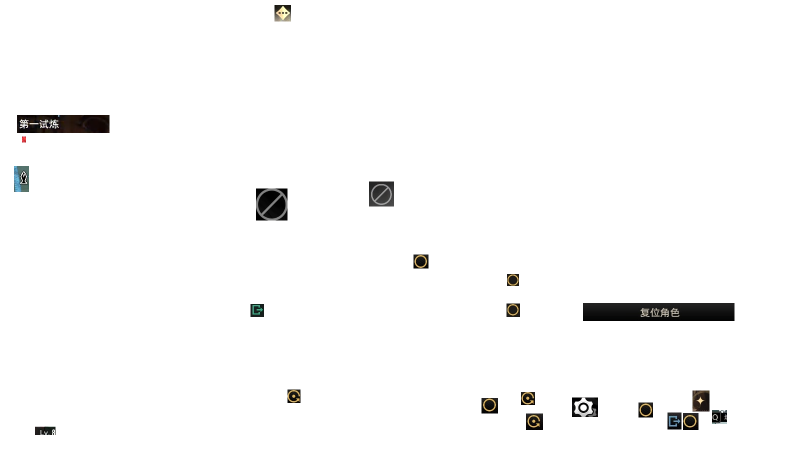
#> input picture assets/images/0.png, 1600 x 900 px (shown at 1/2 size)
$ python -i weapon_exp60_gate.py   (imports and definitions only)   (older library calls are emulated)
#> lines starting #> are read from the running program, lines starting #| are printed output that depends on the picture; after the words box and inside, x2 and y2 are one past the last pixel; in counts of white or black regions, pixels touching at a corner belong together
#> further down, picture is the input picture: shape (900, 1600, 3); mean B, G, R 249, 249.2, 249.3
"""Match doorway contours by position and direction, without color correlation."""
from dataclasses import dataclass
from pathlib import Path

import cv2
import numpy as np


GATE_TEMPLATE_PATH = Path(__file__).resolve().parents[2] / 'assets/checkpoints/weapon_exp60_gate.png'
GATE_TEMPLATE_RECT = (398, 82, 476, 282)
GATE_SEARCH_RECT = (240, 20, 880, 430)
GATE_THRESHOLD = 0.80
GATE_SCALES = tuple(0.8 + index * 0.05 for index in range(9))
GATE_UPPER_RECT = (0, 0, 78, 120)
GATE_INNER_RECT = (20, 25, 68, 165)
EDGE_TOLERANCE = 3
EDGE_DIRECTION_BINS = 4


@dataclass(frozen=True)
class GateMatch:
    score: float
    position: tuple[int, int] | None = None
    scale: float = 1.0
    upper_score: float = 0.0
    inner_score: float = 0.0

    @property
    def found(self):
        return self.score >= GATE_THRESHOLD


def contour_features(image):
    gray = cv2.cvtColor(image, cv2.COLOR_BGR2GRAY) if image.ndim == 3 else image
    gray = cv2.GaussianBlur(gray, (3, 3), 0)
    edges = cv2.Canny(gray, 40, 100) > 0
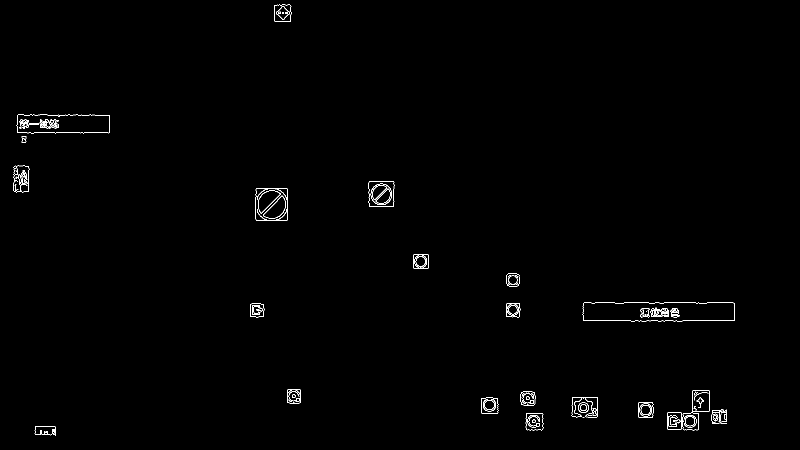
#> edges: shape (900, 1600) bool (shown at 1/2 size); 0.57% white in thin lines or dots, all inside (x1, y1, x2, y2) = (27, 9, 1469, 871)
    gradient_x = cv2.Sobel(gray, cv2.CV_32F, 1, 0)
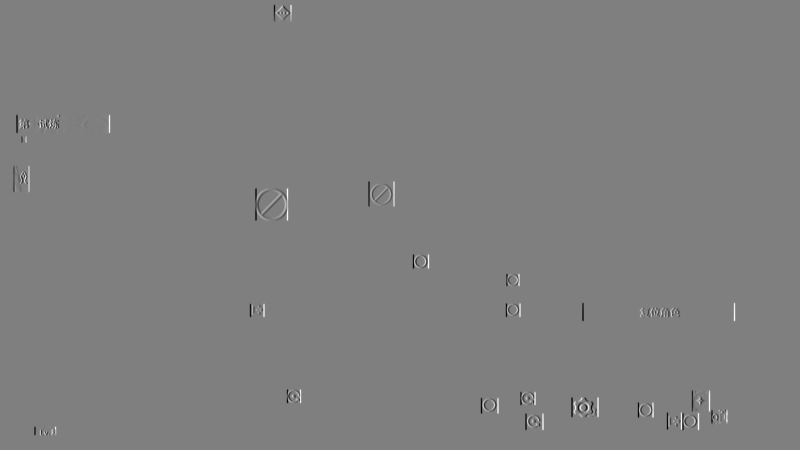
#> gradient_x: shape (900, 1600) float32 (shown at 1/2 size); min -764, max 764, mean 0; drawn with min black and max white
    gradient_y = cv2.Sobel(gray, cv2.CV_32F, 0, 1)
    # Ignore gradient polarity: a bright-to-dark edge has the same shape as a
    # dark-to-bright edge. Intensities are used only to extract these contours.
    angles = np.mod(cv2.phase(gradient_x, gradient_y, angleInDegrees=True), 180)
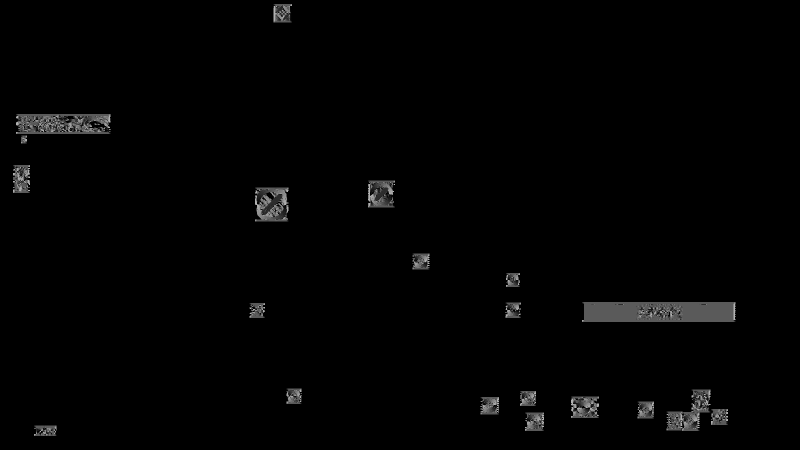
#> angles: shape (900, 1600) float32 (shown at 1/2 size); min 0, max 179.9, mean 2.9
    directions = np.floor(angles * EDGE_DIRECTION_BINS / 180).astype(np.uint8) % EDGE_DIRECTION_BINS
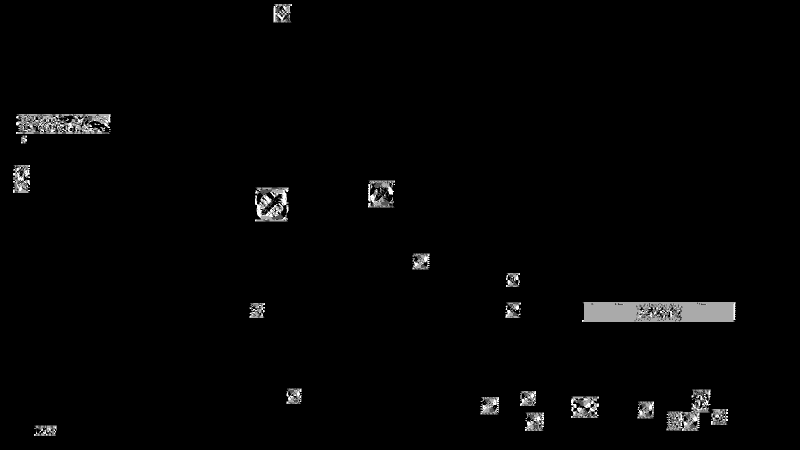
#> directions: shape (900, 1600) (shown at 1/2 size); min 0, max 3, mean 0.0526; drawn with min black and max white
    return edges, directions


# [8 lines left out: function contour_masks, not called in this run]


class GateMatcher:
    # [60 lines left out: functions __init__, coverage_map, match, not called in this run]

>>> import cv2
>>> picture = cv2.imread('../../assets/images/0.png')
>>> result = contour_features(picture)
